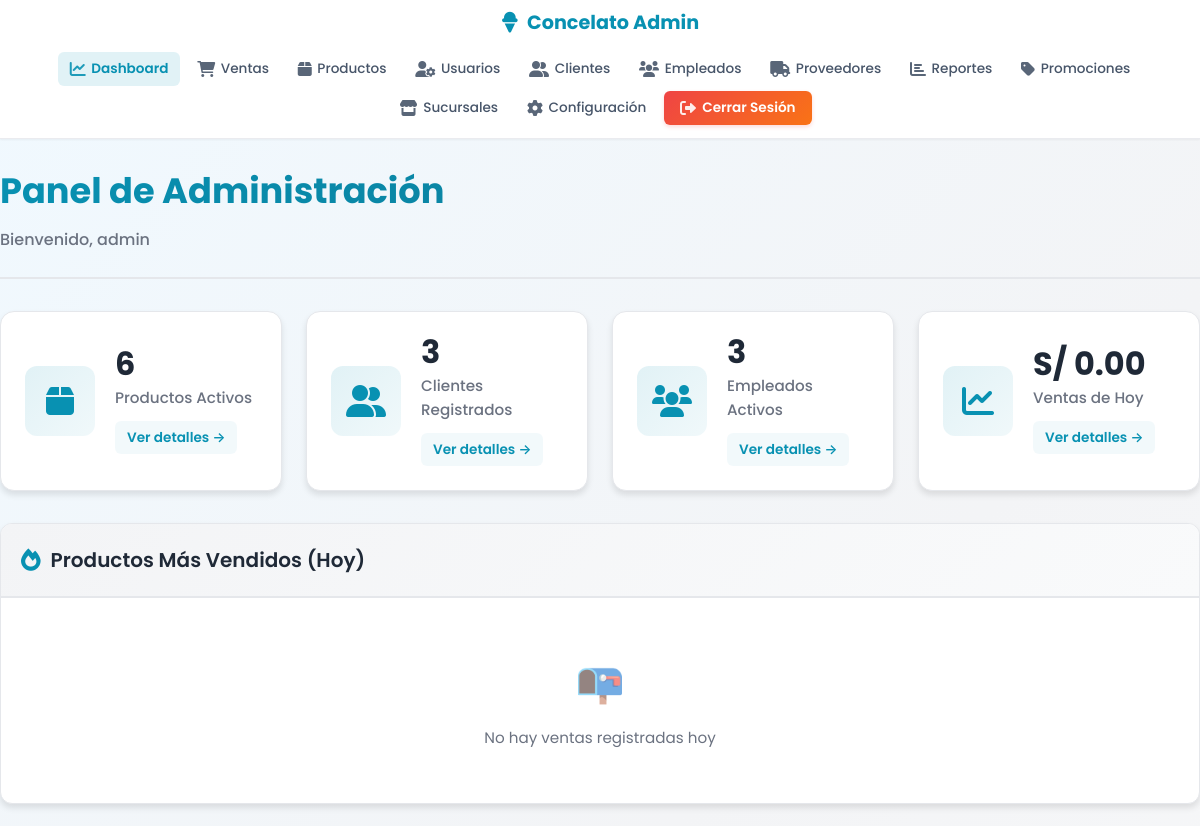
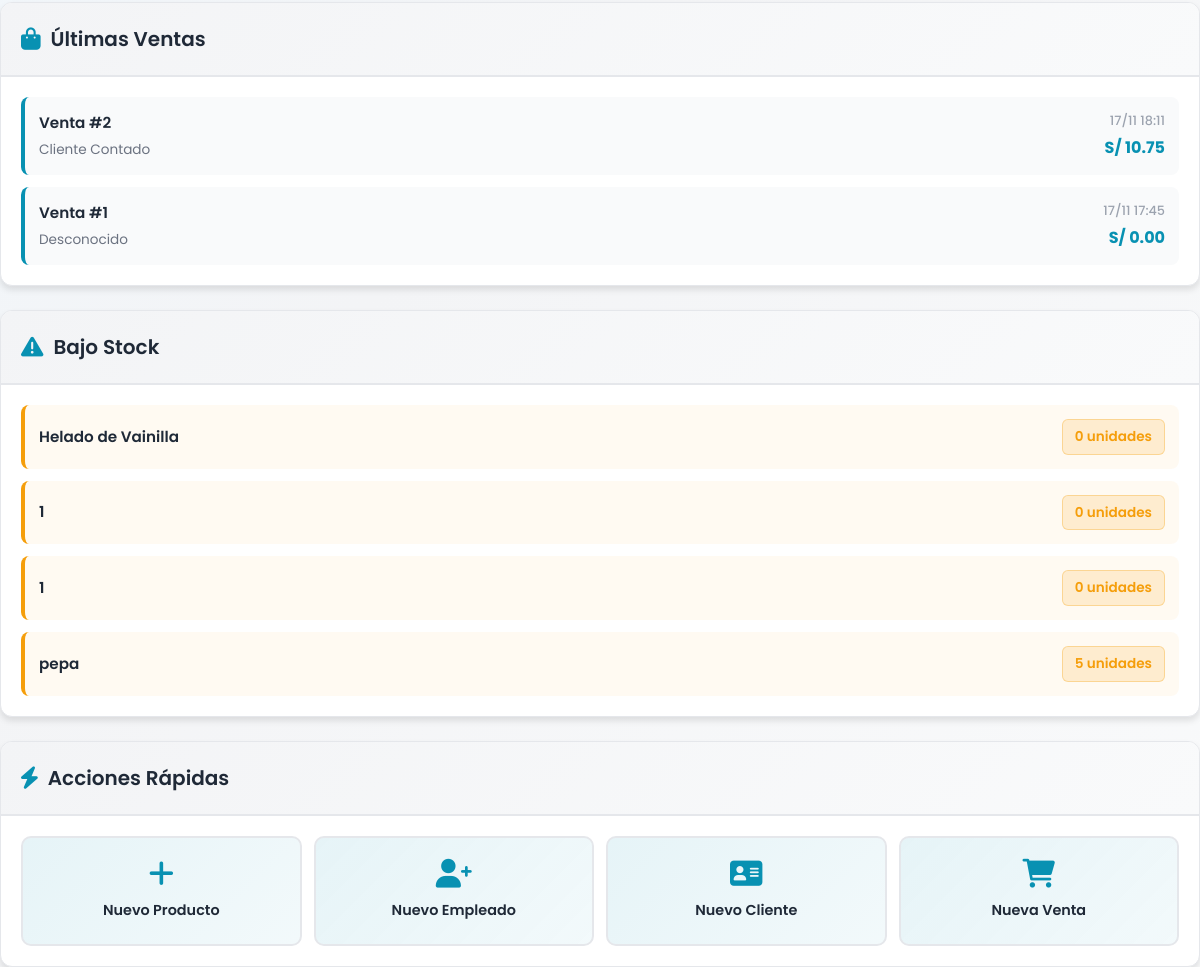
Screenshot of /paginas/admin/index.php (signed in) with the database file from the repository (2 pictures, top to bottom).
### tables this page shows
CREATE TABLE `ventas` (
  `id_venta` int(11) NOT NULL AUTO_INCREMENT,
  `fecha` datetime NOT NULL DEFAULT current_timestamp(),
  `id_cliente` int(11) DEFAULT NULL,
  `id_vendedor` int(11) DEFAULT NULL,
  `total` decimal(10,2) NOT NULL DEFAULT 0.00,
  `estado` enum('Pendiente','Procesada','Anulada') NOT NULL DEFAULT 'Procesada',
  `nota` text DEFAULT NULL,
  `id_sucursal` int(11) DEFAULT 1,
  PRIMARY KEY (`id_venta`),
  KEY `idx_fecha` (`fecha`),
  KEY `id_cliente` (`id_cliente`),
  KEY `id_vendedor` (`id_vendedor`),
  KEY `id_sucursal` (`id_sucursal`),
  KEY `idx_ventas_estado_fecha` (`estado`,`fecha`),
  CONSTRAINT `ventas_ibfk_1` FOREIGN KEY (`id_cliente`) REFERENCES `clientes` (`id_cliente`) ON DELETE SET NULL ON UPDATE CASCADE,
  CONSTRAINT `ventas_ibfk_2` FOREIGN KEY (`id_vendedor`) REFERENCES `vendedores` (`id_vendedor`) ON DELETE SET NULL ON UPDATE CASCADE,
  CONSTRAINT `ventas_ibfk_sucursal` FOREIGN KEY (`id_sucursal`) REFERENCES `sucursales` (`id_sucursal`) ON DELETE SET NULL ON UPDATE CASCADE
);

CREATE TABLE `clientes` (
  `id_cliente` int(11) NOT NULL AUTO_INCREMENT,
  `nombre` varchar(120) NOT NULL,
  `dni` char(12) DEFAULT NULL,
  `telefono` varchar(30) DEFAULT NULL,
  `direccion` varchar(200) DEFAULT NULL,
  `correo` varchar(150) DEFAULT NULL,
  `fecha_registro` date DEFAULT curdate(),
  `nota` text DEFAULT NULL,
  PRIMARY KEY (`id_cliente`),
  UNIQUE KEY `dni` (`dni`)
);

CREATE TABLE `productos` (
  `id_producto` int(11) NOT NULL AUTO_INCREMENT,
  `nombre` varchar(120) NOT NULL,
  `sabor` varchar(60) NOT NULL,
  `descripcion` text DEFAULT NULL,
  `precio` decimal(10,2) NOT NULL CHECK (`precio` >= 0),
  `stock` int(11) NOT NULL DEFAULT 0 CHECK (`stock` >= 0),
  `id_proveedor` int(11) DEFAULT NULL,
  `fecha_registro` date DEFAULT curdate(),
  `activo` tinyint(1) NOT NULL DEFAULT 1,
  PRIMARY KEY (`id_producto`),
  KEY `idx_sabor` (`sabor`),
  KEY `idx_stock` (`stock`),
  KEY `id_proveedor` (`id_proveedor`),
  KEY `idx_productos_activo` (`activo`),
  CONSTRAINT `productos_ibfk_1` FOREIGN KEY (`id_proveedor`) REFERENCES `proveedores` (`id_proveedor`) ON DELETE SET NULL ON UPDATE CASCADE
);

### paginas/admin/index.php (the view, shortened to what this page needs)
<?php
include_once($_SERVER['DOCUMENT_ROOT'] . '/heladeriacg/conexion/clientes_db.php');
$stmt_stats = $pdo->prepare("SELECT COUNT(*) as total FROM productos WHERE activo = 1");
$stmt_stats->execute();
$productos_count = $stmt_stats->fetch(PDO::FETCH_ASSOC)['total'];
$stmt_stats = $pdo->prepare("SELECT COUNT(*) as total FROM vendedores");
$stmt_stats->execute();
$empleados_count = $stmt_stats->fetch(PDO::FETCH_ASSOC)['total'];
$stmt_stats = $pdo->prepare("SELECT COUNT(*) as total FROM clientes");
$stmt_stats->execute();
$clientes_count = $stmt_stats->fetch(PDO::FETCH_ASSOC)['total'];
$stmt_stats = $pdo->prepare("SELECT SUM(total) as total_ventas FROM ventas WHERE DATE(fecha) = CURDATE()");
$stmt_stats->execute();
$ventas_hoy = $stmt_stats->fetch(PDO::FETCH_ASSOC)['total_ventas'] ?: 0;
?>
<!DOCTYPE html>
<html lang="es">
<head>
    <link rel="stylesheet" href="/heladeriacg/css/admin/estilos_admin.css">
    <link rel="stylesheet" href="/heladeriacg/css/admin/navbar.css">
    <link rel="stylesheet" href="/heladeriacg/css/admin/dashboard.css">
    <link rel="stylesheet" href="https://cdnjs.cloudflare.com/ajax/libs/font-awesome/6.0.0/css/all.min.css">
</head>
<body>
    <?php include 'includes/navbar.php'; ?>
    <main class="admin-container">
        <div class="page-header">
            <div>
                <h1>Panel de Administración</h1>
                <p class="subtitle">Bienvenido, <?php echo htmlspecialchars($_SESSION['username']); ?></p>
            </div>
        </div>
        <section class="stats-grid" aria-label="Estadísticas generales">
            <div class="stat-card">
                <div class="stat-icon">
                    <i class="fas fa-box"></i>
                </div>
                <div class="stat-content">
                    <h3><?php echo $productos_count; ?></h3>
                    <p>Productos Activos</p>
                    <a href="productos.php" class="stat-link">Ver detalles →</a>
                </div>
            </div>
            <div class="stat-card">
                <div class="stat-icon">
                    <i class="fas fa-user-friends"></i>
                </div>
                <div class="stat-content">
                    <h3><?php echo $clientes_count; ?></h3>
                    <p>Clientes Registrados</p>
                    <a href="clientes.php" class="stat-link">Ver detalles →</a>
                </div>
            </div>
            <div class="stat-card">
                <div class="stat-icon">
                    <i class="fas fa-users"></i>
                </div>
                <div class="stat-content">
                    <h3><?php echo $empleados_count; ?></h3>
                    <p>Empleados Activos</p>
                    <a href="empleados.php" class="stat-link">Ver detalles →</a>
                </div>
            </div>
            <div class="stat-card">
                <div class="stat-icon">
                    <i class="fas fa-chart-line"></i>
                </div>
                <div class="stat-content">
                    <h3>S/ <?php echo number_format($ventas_hoy, 2); ?></h3>
                    <p>Ventas de Hoy</p>
                    <a href="ventas.php" class="stat-link">Ver detalles →</a>
                </div>
            </div>
        </section>
        <div class="dashboard-grid">
            <div class="card">
                <div class="card-header">
                    <h2>
                        <i class="fas fa-fire"></i> Productos Más Vendidos (Hoy)
                    </h2>
                </div>
                <div class="card-body">
                    <?php
                    $stmt_mas_vendidos = $pdo->prepare("
                        SELECT p.nombre, SUM(dv.cantidad) as total_vendido
                        FROM detalle_ventas dv
                        JOIN productos p ON dv.id_producto = p.id_producto
                        JOIN ventas v ON dv.id_venta = v.id_venta
                        WHERE DATE(v.fecha) = CURDATE()
                        GROUP BY p.id_producto, p.nombre
                        ORDER BY total_vendido DESC
                        LIMIT 5
                    ");
                    $stmt_mas_vendidos->execute();
                    $mas_vendidos = $stmt_mas_vendidos->fetchAll(PDO::FETCH_ASSOC);
                    if (count($mas_vendidos) > 0):
                    ?>
                    <div class="product-list">
                        <?php foreach ($mas_vendidos as $producto): ?>
                        <div class="list-item">
                            <div class="item-main">
                                <span class="item-name"><?php echo htmlspecialchars($producto['nombre']); ?></span>
                                <span class="item-badge"><?php echo $producto['total_vendido']; ?> vendidos</span>
                            </div>
                        </div>
                        <?php endforeach; ?>
                    </div>
                    <?php else: ?>
                    <p class="empty-state">No hay ventas registradas hoy</p>
                    <?php endif; ?>
                </div>
            </div>
            <div class="card">
                <div class="card-header">
                    <h2>
                        <i class="fas fa-shopping-bag"></i> Últimas Ventas
                    </h2>
                </div>
                <div class="card-body">
                    <?php
                    $stmt_ventas = $pdo->prepare("
                        SELECT v.id_venta, v.fecha, v.total, c.nombre as cliente_nombre
                        FROM ventas v
                        LEFT JOIN clientes c ON v.id_cliente = c.id_cliente
                        ORDER BY v.fecha DESC
                        LIMIT 5
                    ");
                    $stmt_ventas->execute();
                    $ventas = $stmt_ventas->fetchAll(PDO::FETCH_ASSOC);
                    if (count($ventas) > 0):
                    ?>
                    <div class="sales-list">
                        <?php foreach ($ventas as $venta): ?>
                        <div class="list-item">
                            <div class="item-main">
                                <span class="item-name">
                                    Venta #<?php echo $venta['id_venta']; ?>
                                </span>
                                <span class="item-secondary">
                                    <?php echo htmlspecialchars($venta['cliente_nombre'] ?: 'Desconocido'); ?>
                                </span>
                            </div>
                            <div class="item-meta">
                                <span class="item-date">
                                    <?php echo date('d/m H:i', strtotime($venta['fecha'])); ?>
                                </span>
                                <span class="item-amount">
                                    S/ <?php echo number_format($venta['total'], 2); ?>
                                </span>
                            </div>
                        </div>
                        <?php endforeach; ?>
                    </div>
                    <?php else: ?>
                    <p class="empty-state">No hay ventas recientes</p>
                    <?php endif; ?>
                </div>
            </div>
            <div class="card">
                <div class="card-header">
                    <h2>
                        <i class="fas fa-exclamation-triangle"></i> Bajo Stock
                    </h2>
                </div>
                <div class="card-body">
                    <?php
                    $stmt_bajos = $pdo->prepare("
                        SELECT nombre, stock
                        FROM productos
                        WHERE stock < 10 AND activo = 1
                        ORDER BY stock ASC
                        LIMIT 5
                    ");
                    $stmt_bajos->execute();
                    $bajos = $stmt_bajos->fetchAll(PDO::FETCH_ASSOC);
                    if (count($bajos) > 0):
                    ?>
                    <div class="stock-list">
                        <?php foreach ($bajos as $producto): ?>
                        <div class="list-item alert-item">
                            <div class="item-main">
                                <span class="item-name"><?php echo htmlspecialchars($producto['nombre']); ?></span>
                            </div>
                            <span class="stock-badge warning">
                                <?php echo $producto['stock']; ?> unidades
                            </span>
                        </div>
                        <?php endforeach; ?>
                    </div>
                    <?php else: ?>
                    <p class="empty-state">Todos los productos tienen stock adecuado</p>
                    <?php endif; ?>
                </div>
            </div>
            <div class="card">
                <div class="card-header">
                    <h2>
                        <i class="fas fa-bolt"></i> Acciones Rápidas
                    </h2>
                </div>
                <div class="card-body">
                    <div class="actions-grid">
                        <a href="productos.php" class="action-btn">
                            <i class="fas fa-plus"></i>
                            <span>Nuevo Producto</span>
                        </a>
                        <a href="empleados.php" class="action-btn">
                            <i class="fas fa-user-plus"></i>
                            <span>Nuevo Empleado</span>
                        </a>
                        <a href="clientes.php" class="action-btn">
                            <i class="fas fa-address-card"></i>
                            <span>Nuevo Cliente</span>
                        </a>
                        <a href="ventas.php" class="action-btn">
                            <i class="fas fa-shopping-cart"></i>
                            <span>Nueva Venta</span>
                        </a>
                    </div>
                </div>
            </div>
        </div>
    </main>
</body>
</html>

### css/admin/estilos_admin.css (style rules this page uses)
* { margin: 0; padding: 0; box-sizing: border-box; font-family: 'Poppins', -apple-system, BlinkMacSystemFont, 'Segoe UI', sans-serif; word-wrap: break-word; overflow-wrap: break-word; }
html { scroll-behavior: smooth; --spacing-xs: 4px; --spacing-sm: 8px; --spacing-md: 16px; --spacing-lg: 24px; --spacing-xl: 32px; --font-size-xs: 12px; --font-size-sm: 14px; --font-size-base: 16px; --font-size-lg: 18px; --font-size-xl: 21px; --font-size-2xl: 26px; --font-size-3xl: 32px; --border-radius-sm: 6px; --border-radius-md: 8px; --border-radius-lg: 12px; --border-radius-xl: 20px; --transition-fast: 100ms ease-out; --transition-normal: 200ms ease-out; --transition-slow: 300ms ease-out; }
body { background: linear-gradient(135deg, #f0f9ff 0%, #f3f4f6 50%, #f9fafb 100%); color: #1f2937; min-height: 100vh; line-height: 1.6; font-size: var(--font-size-base); }
.admin-container { display: flex; flex-direction: column; min-height: 100vh; }
.card { background: white; border: 1px solid rgba(229, 231, 235, 0.8); border-radius: var(--border-radius-lg); box-shadow: 0 1px 3px rgba(0, 0, 0, 0.05); transition: all var(--transition-normal); }
.card-header { padding: 1.5rem; border-bottom: 1px solid rgba(229, 231, 235, 0.8); display: flex; justify-content: space-between; align-items: center; }
.card-body { padding: 1.5rem; }
.stat-card { background: white; border: 1px solid rgba(229, 231, 235, 0.8); border-radius: var(--border-radius-lg); padding: 1.5rem; display: flex; align-items: center; gap: 1.2rem; box-shadow: 0 1px 3px rgba(0, 0, 0, 0.05); transition: all var(--transition-normal); }
.stat-icon { width: 60px; height: 60px; border-radius: var(--border-radius-lg); background: linear-gradient(135deg, #06b6d4 0%, #0891b2 100%); display: flex; align-items: center; justify-content: center; font-size: 1.5rem; color: white; flex-shrink: 0; }
.action-btn { background: linear-gradient(135deg, #06b6d4 0%, #0891b2 100%); color: white; border: none; padding: 0.7rem 1.5rem; border-radius: 8px; cursor: pointer; font-weight: 500; font-size: 0.9rem; transition: all 0.3s; white-space: nowrap; display: inline-flex; align-items: center; gap: 0.5rem; }
.action-btn { padding: 0.5rem 0.8rem; border: none; border-radius: var(--border-radius-sm); cursor: pointer; font-size: var(--font-size-sm); transition: all var(--transition-fast); display: inline-flex; align-items: center; justify-content: center; gap: 4px; min-width: 40px; min-height: 40px; font-family: inherit; }
.item-name { color: #1f2937; font-weight: 500; flex: 1; overflow-wrap: break-word; }

### css/admin/navbar.css (style rules this page uses)
:root { --primary: #0891b2; --primary-dark: #0e7490; --primary-light: #06b6d4; --text-dark: #1f2937; --text-gray: #475569; --bg-light: #f9fafb; --white: #ffffff; --border: #e5e7eb; --danger: #ef4444; --danger-gradient: linear-gradient(135deg, #ef4444 0%, #f97316 100%); --shadow-sm: 0 1px 3px rgba(0, 0, 0, 0.08); --font-main: 'Poppins', -apple-system, BlinkMacSystemFont, 'Segoe UI', sans-serif; }

### rows the page displays
ventas: id_venta "2", id_cliente.nombre "Cliente Contado", fecha "17/11 18:11", total "10.75"
ventas: id_venta "1", cliente_nombre "Desconocido", fecha "17/11 17:45", total "0.00"
productos: nombre "Helado de Vainilla", stock "0"
productos: nombre "1", stock "0"
productos: nombre "1", stock "0"
productos: nombre "pepa", stock "5"

### other values shown
$_SESSION['username'] "admin"
$productos_count "6"
$clientes_count "3"
$empleados_count "3"
$ventas_hoy "0.00"
